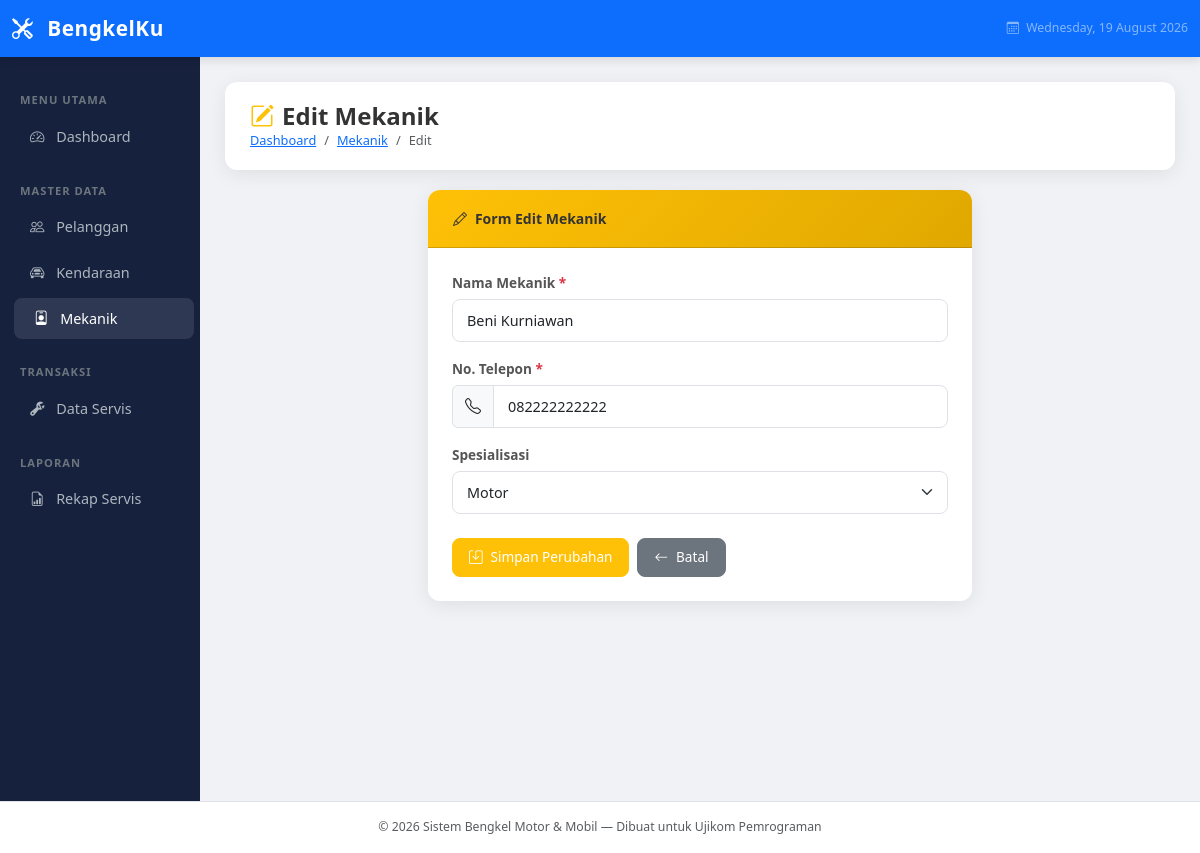
Page /mekanik/edit.php?id=2 on the committed database.
### tables this page shows
CREATE TABLE IF NOT EXISTS mekanik (
    id INT AUTO_INCREMENT PRIMARY KEY,
    nama VARCHAR(100) NOT NULL,
    telepon VARCHAR(15) NOT NULL,
    spesialisasi ENUM('Motor', 'Mobil', 'Keduanya') NOT NULL DEFAULT 'Keduanya',
    created_at TIMESTAMP DEFAULT CURRENT_TIMESTAMP
);

### mekanik/edit.php (the view, shortened to what this page needs)
<?php
require_once '../config/database.php';
$id    = $_GET['id'] ?? 0;
$result = mysqli_query($conn, "SELECT * FROM mekanik WHERE id = $id");
$data = mysqli_fetch_assoc($result);
require_once '../includes/header.php';
?>
<div class="page-header">
    <div>
        <h4><i class="bi bi-pencil-square me-2 text-warning"></i>Edit Mekanik</h4>
        <nav aria-label="breadcrumb">
            <ol class="breadcrumb">
                <li class="breadcrumb-item"><a href="../index.php">Dashboard</a></li>
                <li class="breadcrumb-item"><a href="index.php">Mekanik</a></li>
                <li class="breadcrumb-item active">Edit</li>
            </ol>
        </nav>
    </div>
</div>
<div class="row justify-content-center">
    <div class="col-md-7">
        <div class="card form-card">
            <div class="card-header" style="background: linear-gradient(135deg, #ffc107, #e0a800); color:#333">
                <i class="bi bi-pencil me-2"></i>Form Edit Mekanik
            </div>
            <div class="card-body p-4">
                <form method="POST" action="">
                    <div class="mb-3">
                        <label for="nama" class="form-label">Nama Mekanik <span class="text-danger">*</span></label>
                        <input type="text" class="form-control" id="nama" name="nama"
                               value="<?= htmlspecialchars(isset($_POST['nama']) ? $_POST['nama'] : $data['nama']) ?>" required>
                    </div>
                    <div class="mb-3">
                        <label for="telepon" class="form-label">No. Telepon <span class="text-danger">*</span></label>
                        <div class="input-group">
                            <span class="input-group-text"><i class="bi bi-telephone"></i></span>
                            <input type="text" class="form-control" id="telepon" name="telepon"
                                   value="<?= htmlspecialchars(isset($_POST['telepon']) ? $_POST['telepon'] : $data['telepon']) ?>" required>
                        </div>
                    </div>
                    <div class="mb-4">
                        <label for="spesialisasi" class="form-label">Spesialisasi</label>
                        <?php $cur_spes = isset($_POST['spesialisasi']) ? $_POST['spesialisasi'] : $data['spesialisasi']; ?>
                        <select class="form-select" id="spesialisasi" name="spesialisasi">
                            <option value="Motor"    <?= $cur_spes == 'Motor'    ? 'selected' : '' ?>>Motor</option>
                        </select>
                    </div>
                    <div class="d-flex gap-2">
                        <button type="submit" class="btn btn-warning text-white">
                            <i class="bi bi-save me-2"></i>Simpan Perubahan
                        </button>
                        <a href="index.php" class="btn btn-secondary">
                            <i class="bi bi-arrow-left me-2"></i>Batal
                        </a>
                    </div>
                </form>
            </div>
        </div>
    </div>
</div>
<?php require_once '../includes/footer.php'; ?>

### assets/css/style.css (style rules this page uses)
:root { --primary: #0d6efd; --success: #198754; --warning: #ffc107; --danger: #dc3545; --dark: #1a1a2e; --sidebar-bg: #16213e; --card-shadow: 0 4px 20px rgba(0, 0, 0, 0.08); }
body { background-color: #f0f2f5; font-family: 'Segoe UI', Tahoma, Geneva, Verdana, sans-serif; font-size: 14px; }
.page-header { background: white; border-radius: 12px; padding: 20px 25px; margin-bottom: 20px; box-shadow: var(--card-shadow); display: flex; align-items: center; justify-content: space-between; }
.page-header h4 { margin: 0; font-weight: 700; color: #333; }
.page-header .breadcrumb { margin: 0; background: none; padding: 0; font-size: 0.8rem; }
.form-card { border: none; border-radius: 12px; box-shadow: var(--card-shadow); }
.form-card .card-header { background: linear-gradient(135deg, #0d6efd, #0056b3); color: white; border-radius: 12px 12px 0 0 !important; padding: 18px 25px; font-weight: 600; }
.form-label { font-weight: 600; font-size: 0.85rem; color: #555; margin-bottom: 5px; }
.form-control, .form-select { border-radius: 8px; border: 1.5px solid #dee2e6; padding: 10px 14px; font-size: 0.9rem; transition: border-color 0.2s, box-shadow 0.2s; }
.btn { border-radius: 8px; font-size: 0.85rem; font-weight: 500; padding: 8px 16px; transition: all 0.2s ease; }

### rows in the picture
mekanik: nama "Beni Kurniawan", telepon "082222222222", spesialisasi "Motor"
